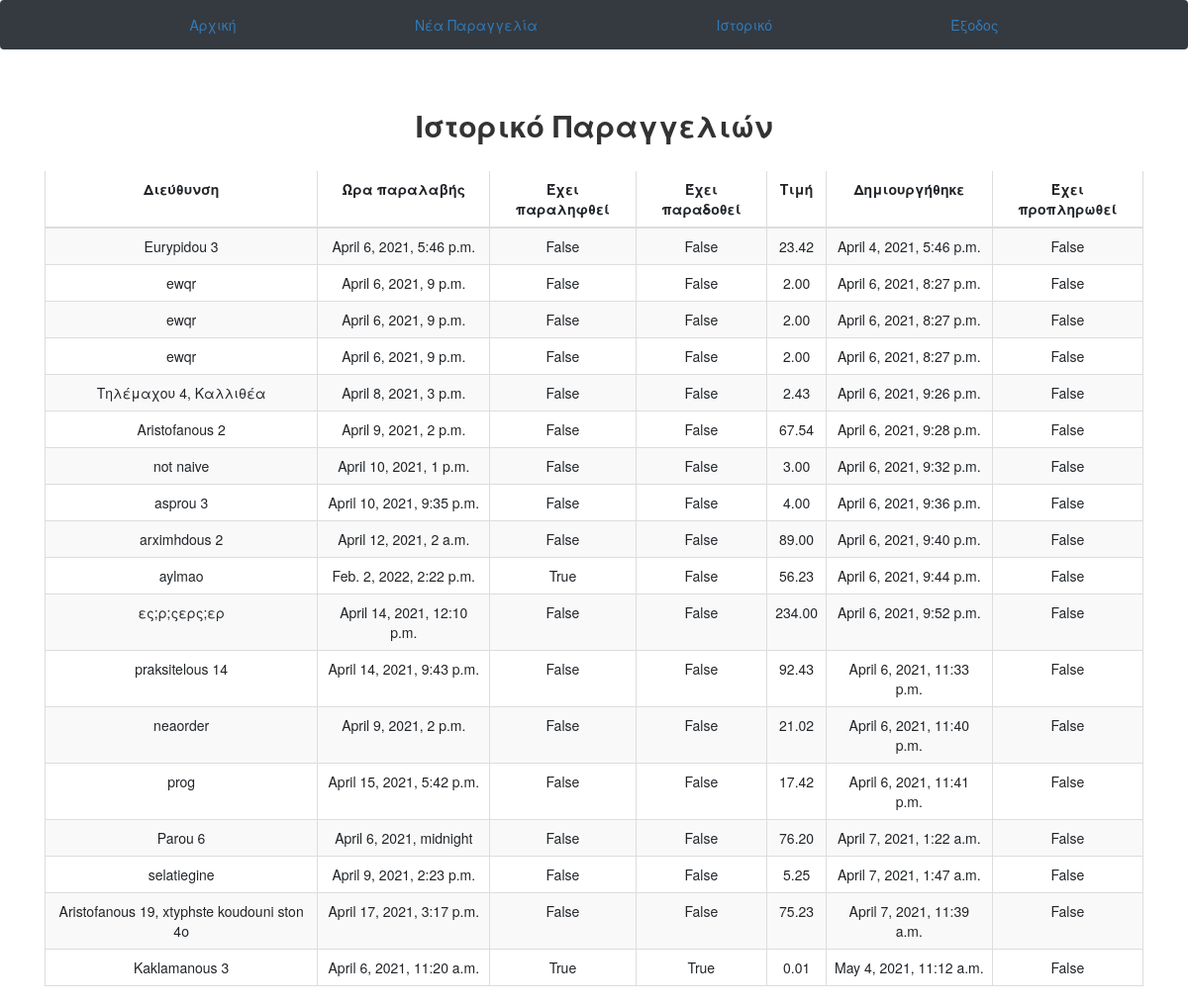
Before: /orders/ (signed in) with the older database file.
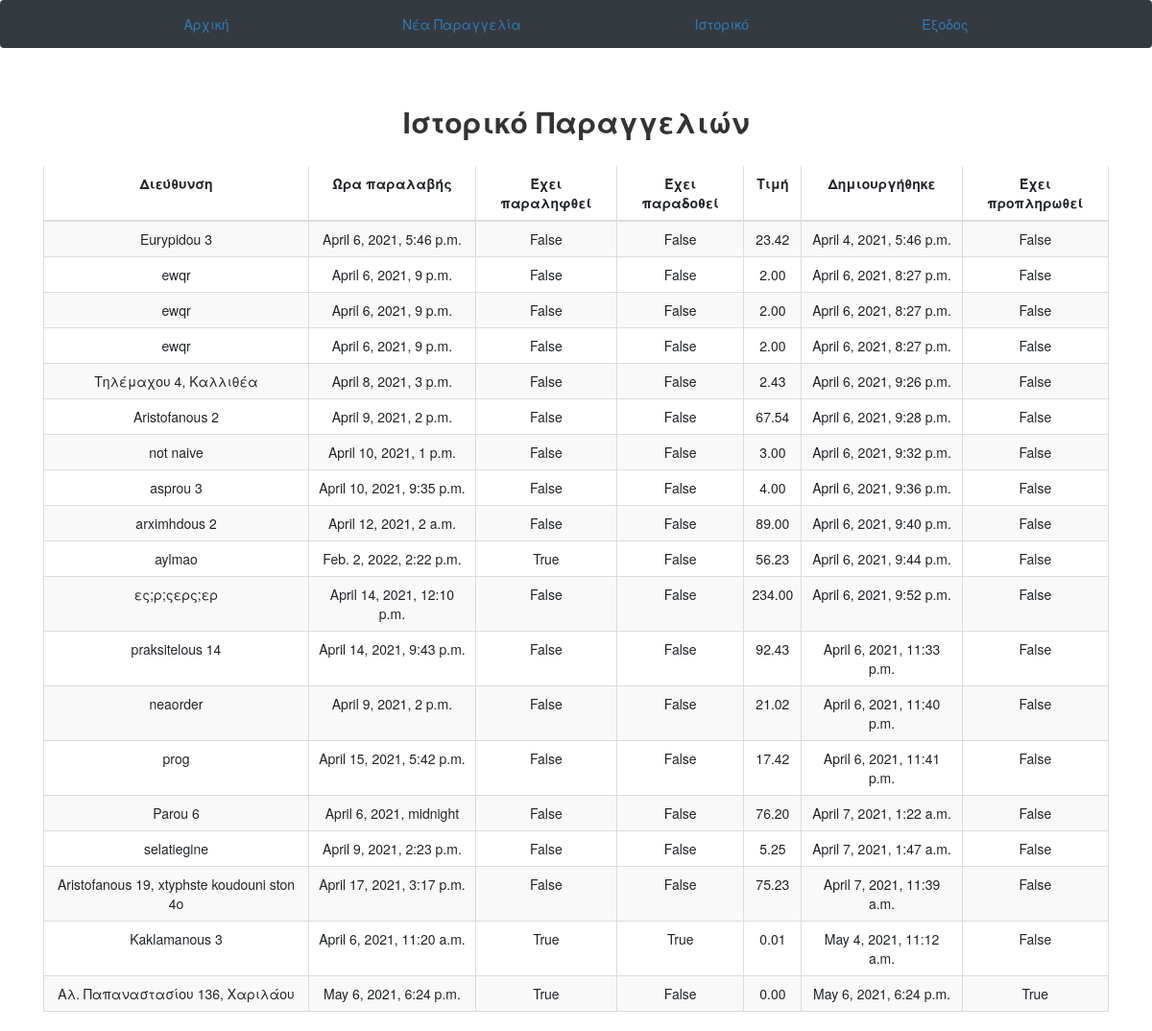
After: the same page with the newer database file.
### driver/models.py (models this page shows)
class order(models.Model):
    time_to_pickup  = models.DateTimeField (blank=False)
    adress_to       = models.CharField(max_length=1024)
    price           = models.DecimalField(max_digits=7, decimal_places=2)
    created_on      = models.DateTimeField(auto_now_add=True)
    finished_on     = models.DateTimeField(auto_now=True)
    running_now     = models.BooleanField(default=False) #isPickedup
    store           = models.ForeignKey(store, on_delete=models.CASCADE)
    isDelivered     = models.BooleanField(default=False)
    isPaid          = models.BooleanField(default=False)

### store/views.py (the view)
# urls.py: path('orders/', today_orders_list),
def today_orders_list(request):
    user=request.user
    today=datetime.today()
    mystore=store.objects.get(user_id=user)
    queryset=order.objects.filter(store=mystore)
    context ={
        "object_list": queryset
    }
    return render(request, "order_list.html", context)
    from django.utils import timezone

### templates/order_list.html (shortened to what this page needs)
{% extends 'base.html' %}
{% block content %}
<link rel="stylesheet" href="https://maxcdn.bootstrapcdn.com/bootstrap/3.3.6/css/bootstrap.min.css" />
<link rel="stylesheet" href="https://cdn.datatables.net/1.10.12/css/dataTables.bootstrap.min.css" />
<br>
<div class="container">
    <h2 align="center" class="brand-text"><b>Ιστορικό Παραγγελιών</b></h2>
    <br />
    <div class="table-responsive">
         <table id="customer_data" class="table table-striped table-bordered">
    <thead>
        <tr>
            <td><b>Διεύθυνση</b></td>
            <td><b>Ώρα παραλαβής</b></td>
            <td><b>Έχει παραληφθεί</b></td>
            <td><b>Έχει παραδοθεί</b></td>
            <td><b>Τιμή</b></td>
            <td><b>Δημιουργήθηκε</b></td>
            <td><b>Έχει προπληρωθεί</b></td>
        </tr>
    </thead>
         <tbody>
            {% for instance in object_list %}
    <tr>
        <td>{{instance.adress_to}}</td>
        <td>{{instance.time_to_pickup}}</td>
        <td>{{instance.running_now}}</td>
        <td>{{instance.isDelivered}}</td>
        <td>{{instance.price}}</td>
        <td>{{instance.created_on}}</td>
        <td>{{instance.isPaid}}</td>
    </tr>
    {% endfor%}
</tbody>
</table>
</div>
</div>
{% endblock %}

### templates/base.html (shortened to what this page needs)
<!doctype html>
<html lang="en">
  <head>
    <link rel="stylesheet" href="https://stackpath.bootstrapcdn.com/bootstrap/4.3.1/css/bootstrap.min.css">
    <link rel="stylesheet" href="https://maxcdn.bootstrapcdn.com/bootstrap/3.3.6/css/bootstrap.min.css" />
    <link rel="stylesheet" href="https://cdn.datatables.net/1.10.12/css/dataTables.bootstrap.min.css" />
  </head>
  <body>
    <nav class="navbar navbar-dark bg-dark">
      <a href="/store">Αρχική</a>
      <a href="/create">Νέα Παραγγελία</a>
      <a href="/orders">Ιστορικό</a>
      <a href="/accounts/logout/">Έξοδος</a>
</nav>
    {% block content %}
    {% endblock %}
  </body>
</html>

### templates/base.html (style rules this page uses)
td { text-align: center; vertical-align: middle; margin:auto }
tr { text-align: center; vertical-align: middle; }

Changed rows visible on the page:
added order: adress_to "Αλ. Παπαναστασίου 136, Χαριλάου", time_to_pickup "May 6, 2021, 6:24 p.m.", running_now "True", isDelivered "False", price "0.00", created_on "May 6, 2021, 6:24 p.m.", isPaid "True"
